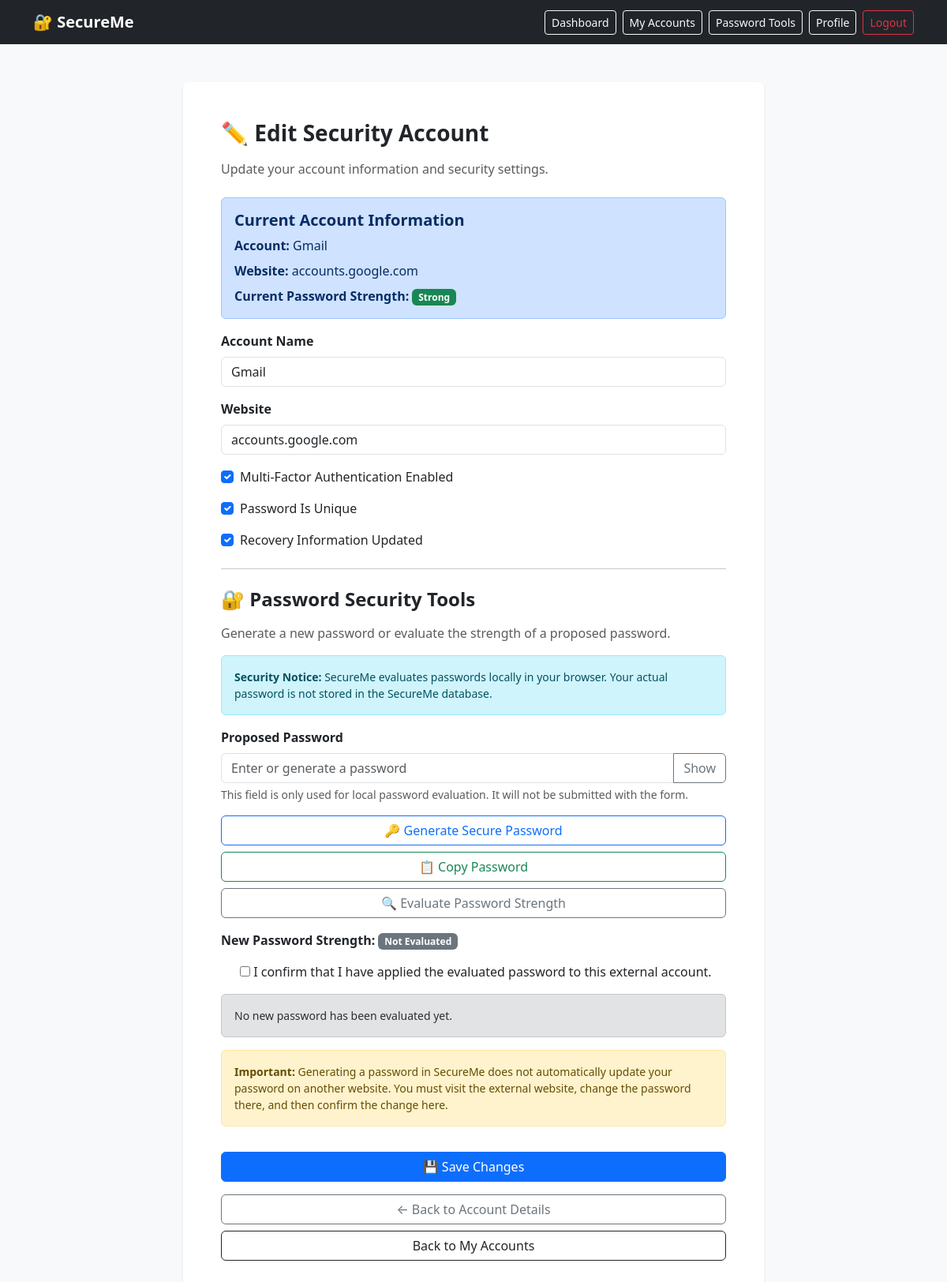
Screenshot of /accounts/1/edit/ (signed in) with the database file from the repository.
### dashboard/models.py (models this page shows, shortened)
class SecurityAccount(models.Model):
    user = models.ForeignKey(
        settings.AUTH_USER_MODEL,
        on_delete=models.CASCADE,
        related_name="security_accounts"
    )
    account_name = models.CharField(
        max_length=100
    )
    website = models.CharField(
        max_length=200,
        blank=True
    )
    mfa_enabled = models.BooleanField(
        default=False
    )
    password_unique = models.BooleanField(
        default=False
    )
    password_strength = models.CharField(
        max_length=20,
        choices=[
            ("Weak", "Weak"),
            ("Medium", "Medium"),
            ("Strong", "Strong"),
        ],
        default="Weak"
    )
    recovery_updated = models.BooleanField(
        default=False
    )

### dashboard/views.py (the view)
@login_required
def edit_account(request, account_id):
    account = get_object_or_404(
        SecurityAccount,
        id=account_id,
        user=request.user
    )
    if request.method == "POST":
        form = SecurityAccountForm(
            request.POST,
            instance=account
        )
        if form.is_valid():
            updated_account = form.save(commit=False)
            strength = form.cleaned_data.get(
                "evaluated_password_strength"
            )
            confirmed = form.cleaned_data.get(
                "confirm_password_applied"
            )
            if strength and confirmed:
                updated_account.password_strength = strength
            updated_account.save()
            return redirect(
                "account_detail",
                account_id=account.id
            )
    else:
        form = SecurityAccountForm(instance=account)
    return render(
        request,
        "dashboard/edit_account.html",
        {
            "form": form,
            "account": account,
        }
    )

### dashboard/templates/dashboard/edit_account.html (shortened to what this page needs)
{% load static %}
<!DOCTYPE html>
<html lang="en">
<head>
    <link
        href="https://cdn.jsdelivr.net/npm/bootstrap@5.3.3/dist/css/bootstrap.min.css"
        rel="stylesheet"
    >
</head>
<body class="bg-light">
    <nav class="navbar navbar-expand-lg navbar-dark bg-dark">
        <div class="container">
            <a class="navbar-brand fw-bold"
               href="{% url 'home' %}">
                🔐 SecureMe
            </a>
            <div class="d-flex flex-wrap gap-2">
                <a href="{% url 'home' %}"
                   class="btn btn-outline-light btn-sm">
                    Dashboard
                </a>
                <a href="{% url 'account_list' %}"
                   class="btn btn-outline-light btn-sm">
                    My Accounts
                </a>
                <a href="{% url 'password_checker' %}"
                   class="btn btn-outline-light btn-sm">
                    Password Tools
                </a>
                <a href="{% url 'profile' %}"
                   class="btn btn-outline-light btn-sm">
                    Profile
                </a>
                <form method="POST"
                      action="{% url 'logout' %}">
                    <button
                        type="submit"
                        class="btn btn-outline-danger btn-sm">
                        Logout
                    </button>
                </form>
            </div>
        </div>
    </nav>
    <main class="container py-5">
        <div class="row justify-content-center">
            <div class="col-12 col-md-10 col-lg-8">
                <div class="card shadow-sm border-0">
                    <div class="card-body p-4 p-md-5">
                        <h1 class="h3 fw-bold mb-3">
                            ✏️ Edit Security Account
                        </h1>
                        <p class="text-muted mb-4">
                            Update your account information
                            and security settings.
                        </p>
                        <div class="alert alert-primary">
                            <h2 class="h5 fw-bold">
                                Current Account Information
                            </h2>
                            <p class="mb-2">
                                <strong>Account:</strong>
                                {{ account.account_name }}
                            </p>
                            <p class="mb-2">
                                <strong>Website:</strong>
                                {{ account.website|default:"Not provided" }}
                            </p>
                            <p class="mb-0">
                                <strong>Current Password Strength:</strong>
                                {% if account.password_strength == "Strong" %}
                                    <span class="badge bg-success">
                                        Strong
                                    </span>
                                {% elif account.password_strength == "Medium" %}
                                    <span class="badge bg-warning text-dark">
                                        Medium
                                    </span>
                                {% else %}
                                    <span class="badge bg-danger">
                                        Weak
                                    </span>
                                {% endif %}
                            </p>
                        </div>
                        <form method="POST"
                              id="securityAccountForm">
                            <div class="mb-3">
                                <label
                                    for="{{ form.account_name.id_for_label }}"
                                    class="form-label fw-bold">
                                    Account Name
                                </label>
                                {{ form.account_name }}
                            </div>
                            <div class="mb-3">
                                <label
                                    for="{{ form.website.id_for_label }}"
                                    class="form-label fw-bold">
                                    Website
                                </label>
                                {{ form.website }}
                            </div>
                            <div class="form-check mb-3">
                                {{ form.mfa_enabled }}
                                <label
                                    for="{{ form.mfa_enabled.id_for_label }}"
                                    class="form-check-label">
                                    Multi-Factor Authentication Enabled
                                </label>
                            </div>
                            <div class="form-check mb-3">
                                {{ form.password_unique }}
                                <label
                                    for="{{ form.password_unique.id_for_label }}"
                                    class="form-check-label">
                                    Password Is Unique
                                </label>
                            </div>
                            <div class="form-check mb-4">
                                {{ form.recovery_updated }}
                                <label
                                    for="{{ form.recovery_updated.id_for_label }}"
                                    class="form-check-label">
                                    Recovery Information Updated
                                </label>
                            </div>
                            <hr class="my-4">
                            <h2 class="h4 fw-bold mb-3">
                                🔐 Password Security Tools
                            </h2>
                            <p class="text-muted">
                                Generate a new password or
                                evaluate the strength of a
                                proposed password.
                            </p>
                            <div class="alert alert-info small">
                                <strong>Security Notice:</strong>
                                SecureMe evaluates passwords
                                locally in your browser.
                                Your actual password is not
                                stored in the SecureMe database.
                            </div>
                            <div class="mb-3">
                                <label
                                    for="accountPasswordInput"
                                    class="form-label fw-bold">
                                    Proposed Password
                                </label>
                                <div class="input-group">
                                    <input
                                        type="password"
                                        id="accountPasswordInput"
                                        class="form-control"
                                        placeholder="Enter or generate a password"
                                        autocomplete="off"
                                        spellcheck="false"
                                        autocapitalize="off"
                                    >
                                    <button
                                        type="button"
                                        id="showAccountPassword"
                                        class="btn btn-outline-secondary">
                                        Show
                                    </button>
                                </div>
                                <div class="form-text">
                                    This field is only used
                                    for local password evaluation.
                                    It will not be submitted
                                    with the form.
                                </div>
                            </div>
                            <div class="d-grid gap-2 mb-3">
                                <button
                                    type="button"
                                    id="generateAccountPassword"
                                    class="btn btn-outline-primary">
                                    🔑 Generate Secure Password
                                </button>
                                <button
                                    type="button"
                                    id="copyAccountPassword"
                                    class="btn btn-outline-success">
                                    📋 Copy Password
                                </button>
                                <button
                                    type="button"
                                    id="evaluateAccountPassword"
                                    class="btn btn-outline-secondary">
                                    🔍 Evaluate Password Strength
                                </button>
                            </div>
                            <div class="mb-3">
                                <span class="fw-bold">
                                    New Password Strength:
                                </span>
                                <span
                                    id="accountPasswordStrength"
                                    class="badge bg-secondary">
                                    Not Evaluated
                                </span>
                            </div>
                            <div class="form-check mb-3">
                                {{ form.confirm_password_applied }}
                                <label
                                    for="{{ form.confirm_password_applied.id_for_label }}"
                                    class="form-check-label">
                                    I confirm that I have applied
                                    the evaluated password to
                                    this external account.
                                </label>
                            </div>
                            <div
                                id="accountPasswordFeedback"
                                class="alert alert-secondary small"
                                role="status"
                                aria-live="polite">
                                No new password has been
                                evaluated yet.
                            </div>
                            <div class="alert alert-warning small">
                                <strong>Important:</strong>
                                Generating a password in SecureMe
                                does not automatically update
                                your password on another website.
                                You must visit the external website,
                                change the password there,
                                and then confirm the change here.
                            </div>
                            <button
                                type="submit"
                                class="btn btn-primary w-100 mt-3">
                                💾 Save Changes
                            </button>
                        </form>
                        <a
                            href="{% url 'account_detail' account.id %}"
                            class="btn btn-outline-secondary w-100 mt-3">
                            ← Back to Account Details
                        </a>
                        <a
                            href="{% url 'account_list' %}"
                            class="btn btn-outline-dark w-100 mt-2">
                            Back to My Accounts
                        </a>
                    </div>
                </div>
            </div>
        </div>
    </main>
</body>
</html>

### rows the page displays
SecurityAccount: account_name "Gmail", website "accounts.google.com", mfa_enabled "☑", password_unique "☑", recovery_updated "☑"
